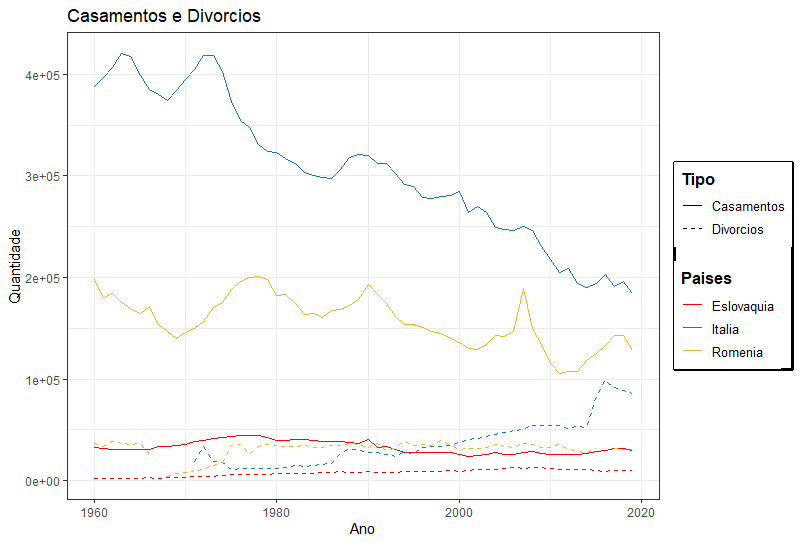

R code for this plot:
library("openxlsx")
library("tidyverse")

#Set directory to current folder
setwd(getwd())

#Import data and name columns
casamentos_data <- read.xlsx("Sources/Casamentos.xlsx", sheet = 1, colNames = FALSE, rowNames = FALSE, cols = c(1, 12, 21, 30), rows = 9:68)
colnames(casamentos_data) <- c("Anos", "Casamentos_Eslovaquia", "Casamentos_Italia", "Casamentos_Romenia")
divorcios_data <- read.xlsx("Sources/Divorcios.xlsx", sheet = 1, colNames = FALSE, rowNames = FALSE, cols = c(12, 21, 30), rows = 9:68)
colnames(divorcios_data) <- c("Divorcios_Eslovaquia", "Divorcios_Italia", "Divorcios_Romenia")

#Merge datasets
full_data = cbind(casamentos_data, divorcios_data)
full_data[full_data==0] <- NA

#Plot
ggplot(data = full_data,
       mapping = aes()) +
       geom_line(aes(Anos, Casamentos_Eslovaquia, colour = "Eslovaquia", linetype = "Casamentos"), size = 0.7) +
       geom_line(aes(Anos, Casamentos_Italia, colour = "Italia", linetype = "Casamentos"), size = 0.7) +
       geom_line(aes(Anos, Casamentos_Romenia, colour = "Romenia", linetype = "Casamentos"), size = 0.7) +
       geom_line(aes(Anos, Divorcios_Eslovaquia, colour = "Eslovaquia", linetype = "Divorcios"), size = 0.7) +
       geom_line(aes(Anos, Divorcios_Italia, colour = "Italia", linetype = "Divorcios"), size = 0.7) +
       geom_line(aes(Anos, Divorcios_Romenia, colour = "Romenia", linetype = "Divorcios"), size = 0.7) +
       scale_color_manual(name = "Paises", values = c("Eslovaquia" = "red", "Italia" = "dodgerblue3", "Romenia" = "goldenrod2")) +
       scale_linetype_manual(name = "Tipo", values = c("Casamentos" = 1, "Divorcios" = 2)) +
       labs(title = "Casamentos e Divorcios", x = "Ano", y = "Quantidade") +
       theme_bw()+
       theme(legend.position = "right", legend.title = element_text(face = "bold", size = 12), legend.text = element_text(size = 10), legend.box.background = element_rect(color="black", size=1.2))
